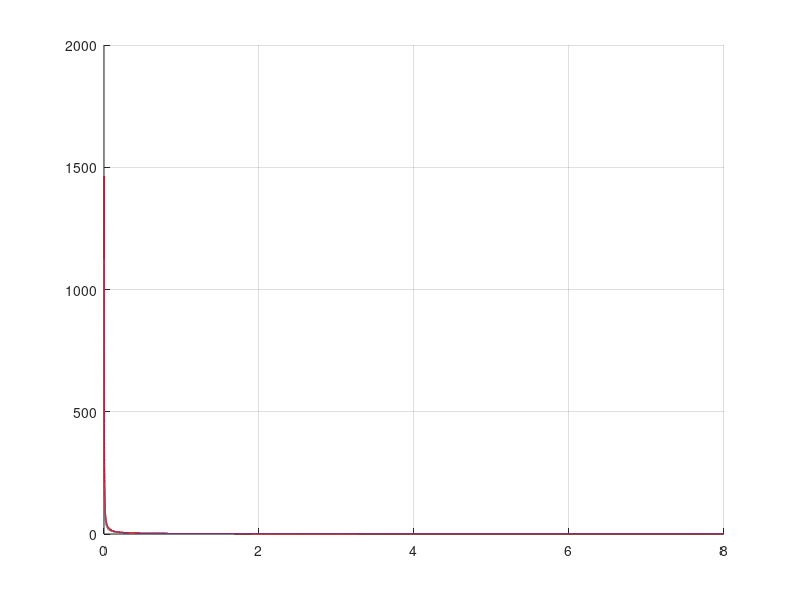

MATLAB code for this plot: (Note: this script raises an error after producing the figure.)
% Assumed
CLmax = 1.0;
CL_TO = CLmax * 0.8;
e = 0.7;
AR = 3.6;
CD0 = 0.12;


% Speeds (ft/s)
Vinf   = 27.5 * 3.28084    % 0.3048
Vstall = Vinf * (2/3)      % 2/3  
V_TO   = 1.2 * Vstall   


% Distance
Sg = 150;       


% Rolling friction coefficient
mu = 0.02;
CD_TO = 0.2;


% ROC
d1 = 500 - (Vinf * 1);
t1 = d1 / V_TO;
ROC = 100 / t1;
% ROC_fpm = 500;           % ft/min
% ROC = ROC_fpm * 0.00508; % 2.54 m/s


% Load factor
n = 2;


% Constants
g = 32.1740;                    % ft/s^2
rho = 0.0023062065;             % slugs/ft^3
MTOW = 6.2;

% Induced drag factor
K = 1 / (pi * e * AR);


% Dynamic pressure
q_cruise = 0.5 * rho * Vinf^2;
q_to     = 0.5 * rho * V_TO^2;

%Thrust
CDi = 0.35^2 * K;
T = 0.5 * 1.198 * 27.5^2 * 0.2322576 * (CD0 + CDi) * 1.25

% W/S sweep (N/m^2)
WS = linspace(0.001, 8, 50000);


% Stall constraint 
WS_stall = 0.5 * rho * Vstall^2 * CLmax;
Sreal = MTOW / 3.5
b = 3;
ARreal = b^2 / Sreal
AR2 = 5;
Sreal2 = 1/(ARreal/(b^2))

% Takeoff constraint
TW_takeoff = (V_TO^2) / (2*g*Sg) ...
         + (q_to * CD_TO) ./ WS ...
         + mu * (1 - (q_to * CL_TO) ./ WS);


% Cruise constraint
TW_cruise = (q_cruise * CD0) ./ WS ...
        + WS ./ (q_cruise * pi * e * AR);


% ROC constraint
TW_ROC = ROC / Vinf ...
     + (q_cruise * CD0) ./ WS ...
     + K * WS ./ q_cruise;


% Maximum load factor
TW_turn = q_cruise * ((CD0./WS) + (K .* ( (n.^2 ./ q_cruise.^2) ) .* WS));


% Plot
color_pass  = [0, 0, 0] / 255;   
color_laps  = [172, 43, 55] / 255;   
color_cargo = [169, 176, 183] / 255; 
color_EF    = [195, 17, 47] / 255;

figure; hold on; grid on;
plot(WS, TW_takeoff, 'Color', color_pass, 'LineWidth', 1, 'DisplayName','Takeoff');
plot(WS, 1.3*TW_cruise, 'Color', color_laps, 'MarkerEdgeColor', color_laps, 'LineWidth', 1, 'DisplayName','Cruise');
plot(WS, TW_ROC, 'Color', color_cargo, 'LineWidth', 1, 'DisplayName','ROC');
plot(WS, 1.3*TW_turn, 'Color', color_EF, 'LineWidth', 1, 'DisplayName','Turn constraint');
xline(WS_stall, '--', 'Color', color_pass, 'DisplayName','Stall Constraint', 'LineWidth',2);
xlabel('W/S (lb/ft^2)');
ylabel('T/W');
title('Constraint Diagram with Design Point');
legend('Takeoff', 'Cruise', 'ROC', 'Turn', 'Stall')
ylim([0 3.5]);
xlim([0 8]);

% add historical planes
tw_mich = 0.94;
ws_mich = 3.57;
tw_next = 0.726;
ws_next = 3.58;
plot(ws_mich, tw_mich, 'gp', 'MarkerSize',6,'MarkerFaceColor', 'g', 'MarkerEdgeColor', 'g', 'DisplayName','Michigan (2020)');
%text(ws_mich-0.5, tw_mich + 0.1, 'Michigan (2021)', 'FontSize',6);
plot(ws_next, tw_next, 'p', 'MarkerSize',6,'MarkerFaceColor', color_laps, 'MarkerEdgeColor', color_laps, 'DisplayName','Dayananda (2020)');
%text(ws_next-0.5, tw_next + 0.1, 'Dayananda (2021)', 'FontSize',6);
plot(3.16, 1.425, 'gp', 'MarkerSize',6,'MarkerFaceColor', 'g', 'MarkerEdgeColor', 'g', 'DisplayName','VT (2024)');
%%text(3.16, 1.425 + 0.1, 'VT (2024)', 'FontSize',6);
plot(2.603, 2.108590554, 'gp', 'MarkerSize',6,'MarkerFaceColor', 'g', 'MarkerEdgeColor', 'g', 'DisplayName','LV (2020)');
%text(2.603+0.1, 2.108590554 + 0.1, 'LV (2020)', 'FontSize',6);
plot(0.98,1.529411765, 'p', 'MarkerSize',6,'MarkerFaceColor', color_laps, 'MarkerEdgeColor', color_laps, 'DisplayName','GIT (2020)');
%text(0.98-0.5, 1.529411765 + 0.1, 'GIT (2020)', 'FontSize',6);
plot(1.38,0.641, 'p', 'MarkerSize',6,'MarkerFaceColor', color_laps, 'MarkerEdgeColor', color_laps, 'DisplayName','USC (2020)');
%text(1.38-0.5, 0.641 + 0.1, 'USC (2020)', 'FontSize',6);
plot(5.143,0.4, 'p', 'MarkerSize',6,'MarkerFaceColor', color_laps, 'MarkerEdgeColor', color_laps, 'DisplayName','UNSW (2025)');
%text(5.143-0.5,0.4 + 0.1, 'UNSW (2025)', 'FontSize',6);
plot(1.733,2.113, 'gp', 'MarkerSize',6,'MarkerFaceColor', 'g', 'MarkerEdgeColor', 'g', 'DisplayName','USC (2024)');
%%text(1.733,2.113 + 0.1, 'USC (2024)', 'FontSize',6);
plot(1.487,1.6, 'gp', 'MarkerSize',6,'MarkerFaceColor', 'g', 'MarkerEdgeColor', 'g', 'DisplayName','WU St Louis (2022)');
%%text(1.487,1.6 + 0.1, 'WU St Louis (2022)', 'FontSize',6);
plot(0.953,0.889, 'p', 'MarkerSize',6,'MarkerFaceColor', color_laps, 'MarkerEdgeColor', color_laps, 'DisplayName','In Thrust We Trust (2018)');
%text(0.953-0.5,0.889 + 0.1, 'In Thrust We Trust (2018)', 'FontSize',6);
plot(0.965,0.829, 'p', 'MarkerSize',6,'MarkerFaceColor', color_laps, 'MarkerEdgeColor', color_laps, 'DisplayName','Sequoia (2025)');
%text(0.965-0.5,0.829 + 0.1, 'Sequoia (2025)', 'FontSize',6);
plot(0.846,0.912, 'p', 'MarkerSize',6,'MarkerFaceColor', color_laps, 'MarkerEdgeColor', color_laps, 'DisplayName','Tri Spectra (2018)');
%text(0.846-0.5,0.912 + 0.1, 'Tri Spectra (2018)', 'Fontsize',6);
plot(3.722,0.481, 'p', 'MarkerSize',6,'MarkerFaceColor', color_laps, 'MarkerEdgeColor', color_laps, 'DisplayName','El Agave (2019)');
%text(3.722-0.5,0.481 + 0.1, 'El Agave (2019)', 'FontSize',6);
plot(0.338,0.686, 'p', 'MarkerSize',6,'MarkerFaceColor', color_laps, 'MarkerEdgeColor', color_laps, 'DisplayName','Freddy (2022)');
%text(0.338-0.5,0.686 + 0.1, 'Freddy (2022)', 'FontSize',6);
plot(0.5072,0.599, 'p', 'MarkerSize',6,'MarkerFaceColor', color_laps, 'MarkerEdgeColor', color_laps, 'DisplayName','REVADA (2022)');
%text(0.5072-0.5,0.599 + 0.1, 'Revada (2022)', 'FontSize',6);
plot(1.167,0.699, 'p', 'MarkerSize',6,'MarkerFaceColor', color_laps, 'MarkerEdgeColor', color_laps, 'DisplayName','Robot Chicken (2024)');
%text(1.167-0.5,0.699 + 0.1, 'Robot Chicken (2024)', 'FontSize',6);
%plot(1.032,0.963, 'p', 'MarkerSize',6,'MarkerFaceColor', color_laps, 'MarkerEdgeColor', color_laps, 'DisplayName','AEMS STOL (2024)');
%text(1.032-0.5,0.963 + 0.1, 'AEMS STOL (2024)', 'FontSize',6);
%plot(1.016,1.508, 'gp', 'MarkerSize',6,'MarkerFaceColor', 'g', 'MarkerEdgeColor', 'g', 'DisplayName','AeroLink STOL (2024)');
%text(1.016+0.1,1.508 - 0.05, 'AeroLink STOL (2024)', 'FontSize',6);
%plot(0.945,1.3, 'gp', 'MarkerSize',6,'MarkerFaceColor', 'g', 'MarkerEdgeColor', 'g', 'DisplayName','Deuces STOL (2024)');
%text(0.945+0.2,1.3 -0.05, 'Deuces STOL (2024)', 'FontSize',6);
%plot(1,0.865, 'p', 'MarkerSize',6,'Color',, color_laps, 'DisplayName','Starfleet (2024)');
%text(1-0.5,0.865 + 0.1, 'Starfleet STOL (2024)', 'FontSize',6);
%plot(0.465,0.523, 'p', 'MarkerSize',6,'Color',, color_laps, 'DisplayName','Sky-King');
%text(0.465-0.5,0.523 + 0.1, 'Sky-King', 'FontSize',6);
%plot(1.615,0.45, 'p', 'MarkerSize',6,'Color',, color_laps, 'DisplayName','Marlin Arrow');
%text(1.615-0.5,0.45 + 0.1, 'Marlin Arrow', 'FontSize',6);
%plot(0.251,0.819, 'p', 'MarkerSize',6,'Color',, color_laps, 'DisplayName','Hobby Zone');
%text(0.251-0.5,0.819 + 0.1, 'Hobby Zone', 'FontSize',6);
%plot(0.308,0.313, 'p', 'MarkerSize',6,'Color',, color_laps, 'DisplayName','WL F-949');
%text(0.308-0.5,0.313 + 0.1, 'WL F-949', 'FontSize',6);
%plot(0.5,0.367, 'p', 'MarkerSize',6,'Color',, color_laps, 'DisplayName','XK A-800');
%text(0.5-0.5,0.367 + 0.1, 'XK A-800', 'FontSize',6);
plot(3.9,0.845, 'p', 'MarkerSize',6,'MarkerFaceColor', color_laps, 'MarkerEdgeColor', color_laps, 'DisplayName','UCLA (2025)');
%text(3.9-0.5,0.845 + 0.1, 'UCLA (2025)', 'FontSize',6);
plot(3.5, 1, 'kp', 'MarkerSize',12,'MarkerFaceColor','y', 'DisplayName','UCLA (2025)');
text(4.25, 1, 'Design Point', 'FontSize',10, 'FontWeight','bold');
legend('Takeoff', 'Cruise', 'ROC', 'Turn', 'Stall');


%plot(182.6609,1.2465, 'y*', 'MarkerSize',10,'Color',, color_laps, 'HandleVisibility','off');
% saveas(gcf, fullfile('C:\Users\gmbol\OneDrive\School Work\MQP', 'Constraint Diagram Design Pt.png'));

% Sensitivity 1

figure; hold on; grid on;

% Baseline plots
plot(WS, TW_takeoff, 'b-', 'LineWidth', 1.5, 'DisplayName','Takeoff');
plot(WS, 1.3*TW_cruise,  'm-', 'LineWidth', 1.5, 'DisplayName','Cruise');
plot(WS, 1.3*TW_ROC,     'g-', 'LineWidth', 1.5, 'DisplayName','ROC');
plot(WS, 1.3*TW_turn,    'c-', 'LineWidth', 1.5, 'DisplayName','Turn');
xline(WS_stall, '--r', 'LineWidth',1.5, 'DisplayName','Stall');

% Sensitivity variables
CLmax_vals = [0.8*CLmax, 1.2*CLmax];
Sg_vals    = [0.8*Sg,    1.2*Sg];
zeta_vals  = [0.8, 1.2];
ROC_vals   = [0.8*ROC,   1.2*ROC];
n_vals     = [0.8*n,     1.2*n];

% --- Stall (CLmax variation) ---
for CLm = CLmax_vals
    WS_stall_sens = 0.5 * rho * Vstall^2 * CLm;
    xline(WS_stall_sens, 'r--', 'HandleVisibility','off');
end

% --- Takeoff (Sg variation) ---
for Sg_ = Sg_vals
    %WS = 182.6609 N/M^2;
    TW_takeoff_sens = (V_TO^2) / (2*g*Sg_) ...
         + (q_to * CD_TO) ./ WS ...
         + mu * (1 - (q_to * CL_TO) ./ WS);
    plot(WS, TW_takeoff_sens, 'b--', 'HandleVisibility','off');
end

% --- Cruise (ζ variation) ---
for zeta = zeta_vals
    TW_cruise_sens = (q_cruise * CD0) ./ WS ...
        + zeta * WS ./ (q_cruise * pi * e * AR);
    plot(WS, 1.3*TW_cruise_sens, 'm--', 'HandleVisibility','off');
end

% --- ROC (ROC variation) ---
for ROC_ = ROC_vals
    TW_ROC_sens = ROC_ / Vinf ...
     + (q_cruise * CD0) ./ WS ...
     + K * WS ./ q_cruise;
    plot(WS, 1.3*TW_ROC_sens, 'g--', 'HandleVisibility','off');
end

% --- Turn (n variation) ---
for n_ = n_vals
    TW_turn_sens = (q_cruise * CD0) ./ WS ...
                  + K * n_^2 .* WS ./ q_cruise;
    plot(WS, 1.3*TW_turn_sens, 'c--', 'HandleVisibility','off');
end

xlabel('W/S (lb/ft^2)');
ylabel('T/W');
title('Constraint Diagram with Sensitivity (20%)');
ylim([0 3.5]);
xlim([0 8]);

% add historical planes
tw_mich = 0.94;
ws_mich = 3.57;
tw_next = 0.726;
ws_next = 3.58;
plot(ws_mich, tw_mich, 'gp', 'MarkerSize',6,'MarkerFaceColor', 'g', 'MarkerEdgeColor', 'g', 'DisplayName','Michigan (2020)');
%text(ws_mich-0.5, tw_mich + 0.1, 'Michigan (2021)', 'FontSize',6);
plot(ws_next, tw_next, 'p', 'MarkerSize',6,'MarkerFaceColor', color_laps, 'MarkerEdgeColor', color_laps, 'DisplayName','Dayananda (2020)');
%text(ws_next-0.5, tw_next + 0.1, 'Dayananda (2021)', 'FontSize',6);
plot(3.16, 1.425, 'gp', 'MarkerSize',6,'MarkerFaceColor', 'g', 'MarkerEdgeColor', 'g', 'DisplayName','VT (2024)');
%%text(3.16, 1.425 + 0.1, 'VT (2024)', 'FontSize',6);
plot(2.603, 2.108590554, 'gp', 'MarkerSize',6,'MarkerFaceColor', 'g', 'MarkerEdgeColor', 'g', 'DisplayName','LV (2020)');
%text(2.603+0.1, 2.108590554 + 0.1, 'LV (2020)', 'FontSize',6);
plot(0.98,1.529411765, 'p', 'MarkerSize',6,'MarkerFaceColor', color_laps, 'MarkerEdgeColor', color_laps, 'DisplayName','GIT (2020)');
%text(0.98-0.5, 1.529411765 + 0.1, 'GIT (2020)', 'FontSize',6);
plot(1.38,0.641, 'p', 'MarkerSize',6,'MarkerFaceColor', color_laps, 'MarkerEdgeColor', color_laps, 'DisplayName','USC (2020)');
%text(1.38-0.5, 0.641 + 0.1, 'USC (2020)', 'FontSize',6);
plot(5.143,0.4, 'p', 'MarkerSize',6,'MarkerFaceColor', color_laps, 'MarkerEdgeColor', color_laps, 'DisplayName','UNSW (2025)');
%text(5.143-0.5,0.4 + 0.1, 'UNSW (2025)', 'FontSize',6);
plot(1.733,2.113, 'gp', 'MarkerSize',6,'MarkerFaceColor', 'g', 'MarkerEdgeColor', 'g', 'DisplayName','USC (2024)');
%%text(1.733,2.113 + 0.1, 'USC (2024)', 'FontSize',6);
plot(1.487,1.6, 'gp', 'MarkerSize',6,'MarkerFaceColor', 'g', 'MarkerEdgeColor', 'g', 'DisplayName','WU St Louis (2022)');
%%text(1.487,1.6 + 0.1, 'WU St Louis (2022)', 'FontSize',6);
plot(0.953,0.889, 'p', 'MarkerSize',6,'MarkerFaceColor', color_laps, 'MarkerEdgeColor', color_laps, 'DisplayName','In Thrust We Trust (2018)');
%text(0.953-0.5,0.889 + 0.1, 'In Thrust We Trust (2018)', 'FontSize',6);
plot(0.965,0.829, 'p', 'MarkerSize',6,'MarkerFaceColor', color_laps, 'MarkerEdgeColor', color_laps, 'DisplayName','Sequoia (2025)');
%text(0.965-0.5,0.829 + 0.1, 'Sequoia (2025)', 'FontSize',6);
plot(0.846,0.912, 'p', 'MarkerSize',6,'MarkerFaceColor', color_laps, 'MarkerEdgeColor', color_laps, 'DisplayName','Tri Spectra (2018)');
%text(0.846-0.5,0.912 + 0.1, 'Tri Spectra (2018)', 'Fontsize',6);
plot(3.722,0.481, 'p', 'MarkerSize',6,'MarkerFaceColor', color_laps, 'MarkerEdgeColor', color_laps, 'DisplayName','El Agave (2019)');
%text(3.722-0.5,0.481 + 0.1, 'El Agave (2019)', 'FontSize',6);
plot(0.338,0.686, 'p', 'MarkerSize',6,'MarkerFaceColor', color_laps, 'MarkerEdgeColor', color_laps, 'DisplayName','Freddy (2022)');
%text(0.338-0.5,0.686 + 0.1, 'Freddy (2022)', 'FontSize',6);
plot(0.5072,0.599, 'p', 'MarkerSize',6,'MarkerFaceColor', color_laps, 'MarkerEdgeColor', color_laps, 'DisplayName','REVADA (2022)');
%text(0.5072-0.5,0.599 + 0.1, 'Revada (2022)', 'FontSize',6);
plot(1.167,0.699, 'p', 'MarkerSize',6,'MarkerFaceColor', color_laps, 'MarkerEdgeColor', color_laps, 'DisplayName','Robot Chicken (2024)');
%text(1.167-0.5,0.699 + 0.1, 'Robot Chicken (2024)', 'FontSize',6);
%plot(1.032,0.963, 'p', 'MarkerSize',6,'MarkerFaceColor', color_laps, 'MarkerEdgeColor', color_laps, 'DisplayName','AEMS STOL (2024)');
%text(1.032-0.5,0.963 + 0.1, 'AEMS STOL (2024)', 'FontSize',6);
%plot(1.016,1.508, 'gp', 'MarkerSize',6,'MarkerFaceColor', 'g', 'MarkerEdgeColor', 'g', 'DisplayName','AeroLink STOL (2024)');
%text(1.016+0.1,1.508 - 0.05, 'AeroLink STOL (2024)', 'FontSize',6);
%plot(0.945,1.3, 'gp', 'MarkerSize',6,'MarkerFaceColor', 'g', 'MarkerEdgeColor', 'g', 'DisplayName','Deuces STOL (2024)');
%text(0.945+0.2,1.3 -0.05, 'Deuces STOL (2024)', 'FontSize',6);
%plot(1,0.865, 'p', 'MarkerSize',6,'Color',, color_laps, 'DisplayName','Starfleet (2024)');
%text(1-0.5,0.865 + 0.1, 'Starfleet STOL (2024)', 'FontSize',6);
%plot(0.465,0.523, 'p', 'MarkerSize',6,'Color',, color_laps, 'DisplayName','Sky-King');
%text(0.465-0.5,0.523 + 0.1, 'Sky-King', 'FontSize',6);
%plot(1.615,0.45, 'p', 'MarkerSize',6,'Color',, color_laps, 'DisplayName','Marlin Arrow');
%text(1.615-0.5,0.45 + 0.1, 'Marlin Arrow', 'FontSize',6);
%plot(0.251,0.819, 'p', 'MarkerSize',6,'Color',, color_laps, 'DisplayName','Hobby Zone');
%text(0.251-0.5,0.819 + 0.1, 'Hobby Zone', 'FontSize',6);
%plot(0.308,0.313, 'p', 'MarkerSize',6,'Color',, color_laps, 'DisplayName','WL F-949');
%text(0.308-0.5,0.313 + 0.1, 'WL F-949', 'FontSize',6);
%plot(0.5,0.367, 'p', 'MarkerSize',6,'Color',, color_laps, 'DisplayName','XK A-800');
%text(0.5-0.5,0.367 + 0.1, 'XK A-800', 'FontSize',6);
plot(3.9,0.845, 'p', 'MarkerSize',6,'MarkerFaceColor', color_laps, 'MarkerEdgeColor', color_laps, 'DisplayName','UCLA (2025)');
%text(3.9-0.5,0.845 + 0.1, 'UCLA (2025)', 'FontSize',6);
plot(4, 1, 'kp', 'MarkerSize',12,'Color','y', 'DisplayName','UCLA (2025)');
text(4.25, 1, 'Design Point', 'FontSize',10, 'FontWeight','bold');
legend('Takeoff', 'Cruise', 'ROC', 'Turn', 'Stall');



%plot(182.6609,1.2465, 'y*', 'MarkerSize',10,'Color',, color_laps, 'HandleVisibility','off');
%saveas(gcf, fullfile('C:\Users\gmbol\OneDrive\School Work\MQP', 'Constraint Diagram First Sensitivity.png'));

%% ---- Updated Helper function for constraints ----
compute_constraints = @(Vstall_val, CD0_val) deal( ...
    0.5 * rho * Vstall_val^2 * CLmax, ...                           % WS_stall
    ( (1.2*Vstall_val)^2 )/(2*g*Sg) + (q_to*CD_TO)./WS + mu*(1 - (q_to*CL_TO)./WS), ... % Takeoff (V_TO = 1.2*Vstall)
    (0.5*rho*(1.5*Vstall_val)^2*CD0_val)./WS + WS./(0.5*rho*(1.5*Vstall_val)^2*pi*e*AR), ... % Cruise (Vcruise = 1.5*Vstall)
    ROC/(1.5*Vstall_val) + (0.5*rho*(1.5*Vstall_val)^2*CD0_val)./WS + K*WS./(0.5*rho*(1.5*Vstall_val)^2), ... % ROC
    (0.5*rho*(1.5*Vstall_val)^2*CD0_val)./WS + K*n^2.*WS./(0.5*rho*(1.5*Vstall_val)^2) );   % Turn

%% ---- Baseline constraints ----
[WS_stall, TW_takeoff, TW_cruise, TW_ROC, TW_turn] = compute_constraints(Vstall, CD0);

%% ---- Sensitivity (20%) ----
Vstall_low  = 0.8 * Vstall;
Vstall_high = 1.2 * Vstall;
CD0_low     = 0.8 * CD0;
CD0_high    = 1.2 * CD0;

[WS_stall_low,  TO_low,  CR_low,  ROC_low,  TURN_low]  = compute_constraints(Vstall_low,  CD0);
[WS_stall_high, TO_high, CR_high, ROC_high, TURN_high] = compute_constraints(Vstall_high, CD0);
[~,             TO_CDlow,  CR_CDlow,  ROC_CDlow,  TURN_CDlow]  = compute_constraints(Vstall, CD0_low);
[~,             TO_CDhigh, CR_CDhigh, ROC_CDhigh, TURN_CDhigh] = compute_constraints(Vstall, CD0_high);

%% ---- Plot 1: Baseline + Vstall sensitivity ----
figure; hold on; grid on;

% Baseline
plot(WS, TW_takeoff, 'b-', 'LineWidth', 1.5, 'DisplayName','Takeoff (baseline)');
plot(WS, 1.3*TW_cruise,  'm-', 'LineWidth', 1.5, 'DisplayName','Cruise (baseline)');
plot(WS, 1.3*TW_ROC,     'g-', 'LineWidth', 1.5, 'DisplayName','ROC (baseline)');
plot(WS, 1.3*TW_turn,    'c-', 'LineWidth', 1.5, 'DisplayName','Turn (baseline)');
xline(WS_stall, 'r--', 'LineWidth', 1.5, 'DisplayName','Stall (baseline)');

% Vstall sensitivity
plot(WS, TO_low,  'b--', 'DisplayName','Takeoff (Vstall -20%)');
plot(WS, TO_high, 'b--', 'HandleVisibility','off');
plot(WS, 1.3*CR_low,  'm--', 'DisplayName','Cruise (Vstall -20%)');
plot(WS, 1.3*CR_high, 'm--', 'HandleVisibility','off');
plot(WS, 1.3*ROC_low, 'g--', 'DisplayName','ROC (Vstall -20%)');
plot(WS, 1.3*ROC_high,'g--', 'HandleVisibility','off');
plot(WS, 1.3*TURN_low,'c--', 'DisplayName','Turn (Vstall -20%)');
plot(WS, 1.3*TURN_high,'c--','HandleVisibility','off');
xline(WS_stall_low,  'r--', 'DisplayName','Stall (Vstall -20%)');
xline(WS_stall_high, 'r--', 'HandleVisibility','off');

% add historical planes
tw_mich = 0.94;
ws_mich = 3.57;
tw_next = 0.726;
ws_next = 3.58;
plot(ws_mich, tw_mich, 'gp', 'MarkerSize',6,'MarkerFaceColor', 'g', 'MarkerEdgeColor', 'g', 'DisplayName','Michigan (2020)');
%text(ws_mich-0.5, tw_mich + 0.1, 'Michigan (2021)', 'FontSize',6);
plot(ws_next, tw_next, 'p', 'MarkerSize',6,'MarkerFaceColor', color_laps, 'MarkerEdgeColor', color_laps, 'DisplayName','Dayananda (2020)');
%text(ws_next-0.5, tw_next + 0.1, 'Dayananda (2021)', 'FontSize',6);
plot(3.16, 1.425, 'gp', 'MarkerSize',6,'MarkerFaceColor', 'g', 'MarkerEdgeColor', 'g', 'DisplayName','VT (2024)');
%%text(3.16, 1.425 + 0.1, 'VT (2024)', 'FontSize',6);
plot(2.603, 2.108590554, 'gp', 'MarkerSize',6,'MarkerFaceColor', 'g', 'MarkerEdgeColor', 'g', 'DisplayName','LV (2020)');
%text(2.603+0.1, 2.108590554 + 0.1, 'LV (2020)', 'FontSize',6);
plot(0.98,1.529411765, 'p', 'MarkerSize',6,'MarkerFaceColor', color_laps, 'MarkerEdgeColor', color_laps, 'DisplayName','GIT (2020)');
%text(0.98-0.5, 1.529411765 + 0.1, 'GIT (2020)', 'FontSize',6);
plot(1.38,0.641, 'p', 'MarkerSize',6,'MarkerFaceColor', color_laps, 'MarkerEdgeColor', color_laps, 'DisplayName','USC (2020)');
%text(1.38-0.5, 0.641 + 0.1, 'USC (2020)', 'FontSize',6);
plot(5.143,0.4, 'p', 'MarkerSize',6,'MarkerFaceColor', color_laps, 'MarkerEdgeColor', color_laps, 'DisplayName','UNSW (2025)');
%text(5.143-0.5,0.4 + 0.1, 'UNSW (2025)', 'FontSize',6);
plot(1.733,2.113, 'gp', 'MarkerSize',6,'MarkerFaceColor', 'g', 'MarkerEdgeColor', 'g', 'DisplayName','USC (2024)');
%%text(1.733,2.113 + 0.1, 'USC (2024)', 'FontSize',6);
plot(1.487,1.6, 'gp', 'MarkerSize',6,'MarkerFaceColor', 'g', 'MarkerEdgeColor', 'g', 'DisplayName','WU St Louis (2022)');
%%text(1.487,1.6 + 0.1, 'WU St Louis (2022)', 'FontSize',6);
plot(0.953,0.889, 'p', 'MarkerSize',6,'MarkerFaceColor', color_laps, 'MarkerEdgeColor', color_laps, 'DisplayName','In Thrust We Trust (2018)');
%text(0.953-0.5,0.889 + 0.1, 'In Thrust We Trust (2018)', 'FontSize',6);
plot(0.965,0.829, 'p', 'MarkerSize',6,'MarkerFaceColor', color_laps, 'MarkerEdgeColor', color_laps, 'DisplayName','Sequoia (2025)');
%text(0.965-0.5,0.829 + 0.1, 'Sequoia (2025)', 'FontSize',6);
plot(0.846,0.912, 'p', 'MarkerSize',6,'MarkerFaceColor', color_laps, 'MarkerEdgeColor', color_laps, 'DisplayName','Tri Spectra (2018)');
%text(0.846-0.5,0.912 + 0.1, 'Tri Spectra (2018)', 'Fontsize',6);
plot(3.722,0.481, 'p', 'MarkerSize',6,'MarkerFaceColor', color_laps, 'MarkerEdgeColor', color_laps, 'DisplayName','El Agave (2019)');
%text(3.722-0.5,0.481 + 0.1, 'El Agave (2019)', 'FontSize',6);
plot(0.338,0.686, 'p', 'MarkerSize',6,'MarkerFaceColor', color_laps, 'MarkerEdgeColor', color_laps, 'DisplayName','Freddy (2022)');
%text(0.338-0.5,0.686 + 0.1, 'Freddy (2022)', 'FontSize',6);
plot(0.5072,0.599, 'p', 'MarkerSize',6,'MarkerFaceColor', color_laps, 'MarkerEdgeColor', color_laps, 'DisplayName','REVADA (2022)');
%text(0.5072-0.5,0.599 + 0.1, 'Revada (2022)', 'FontSize',6);
plot(1.167,0.699, 'p', 'MarkerSize',6,'MarkerFaceColor', color_laps, 'MarkerEdgeColor', color_laps, 'DisplayName','Robot Chicken (2024)');
%text(1.167-0.5,0.699 + 0.1, 'Robot Chicken (2024)', 'FontSize',6);
%plot(1.032,0.963, 'p', 'MarkerSize',6,'MarkerFaceColor', color_laps, 'MarkerEdgeColor', color_laps, 'DisplayName','AEMS STOL (2024)');
%text(1.032-0.5,0.963 + 0.1, 'AEMS STOL (2024)', 'FontSize',6);
%plot(1.016,1.508, 'gp', 'MarkerSize',6,'MarkerFaceColor', 'g', 'MarkerEdgeColor', 'g', 'DisplayName','AeroLink STOL (2024)');
%text(1.016+0.1,1.508 - 0.05, 'AeroLink STOL (2024)', 'FontSize',6);
%plot(0.945,1.3, 'gp', 'MarkerSize',6,'MarkerFaceColor', 'g', 'MarkerEdgeColor', 'g', 'DisplayName','Deuces STOL (2024)');
%text(0.945+0.2,1.3 -0.05, 'Deuces STOL (2024)', 'FontSize',6);
%plot(1,0.865, 'p', 'MarkerSize',6,'Color',, color_laps, 'DisplayName','Starfleet (2024)');
%text(1-0.5,0.865 + 0.1, 'Starfleet STOL (2024)', 'FontSize',6);
%plot(0.465,0.523, 'p', 'MarkerSize',6,'Color',, color_laps, 'DisplayName','Sky-King');
%text(0.465-0.5,0.523 + 0.1, 'Sky-King', 'FontSize',6);
%plot(1.615,0.45, 'p', 'MarkerSize',6,'Color',, color_laps, 'DisplayName','Marlin Arrow');
%text(1.615-0.5,0.45 + 0.1, 'Marlin Arrow', 'FontSize',6);
%plot(0.251,0.819, 'p', 'MarkerSize',6,'Color',, color_laps, 'DisplayName','Hobby Zone');
%text(0.251-0.5,0.819 + 0.1, 'Hobby Zone', 'FontSize',6);
%plot(0.308,0.313, 'p', 'MarkerSize',6,'Color',, color_laps, 'DisplayName','WL F-949');
%text(0.308-0.5,0.313 + 0.1, 'WL F-949', 'FontSize',6);
%plot(0.5,0.367, 'p', 'MarkerSize',6,'Color',, color_laps, 'DisplayName','XK A-800');
%text(0.5-0.5,0.367 + 0.1, 'XK A-800', 'FontSize',6);
plot(3.9,0.845, 'p', 'MarkerSize',6,'MarkerFaceColor', color_laps, 'MarkerEdgeColor', color_laps, 'DisplayName','UCLA (2025)');
%text(3.9-0.5,0.845 + 0.1, 'UCLA (2025)', 'FontSize',6);
plot(4, 1, 'kp', 'MarkerSize',12,'Color','y', 'DisplayName','UCLA (2025)');
text(4.25, 1, 'Design Point', 'FontSize',10, 'FontWeight','bold');
legend('Takeoff', 'Cruise', 'ROC', 'Turn', 'Stall');


xlabel('W/S (lb/ft^2)');
ylabel('T/W');
title('Constraint Diagram – V_{stall} Sensitivity (±20%)');
legend('Location','northeast');
ylim([0 3.5]); xlim([0 8]);
%saveas(gcf, fullfile('C:\Users\gmbol\OneDrive\School Work\MQP', 'Constraint Diagram Vstall Sensitivity.png'));


%% ---- Plot 2: Baseline + CD0 sensitivity ----
figure; hold on; grid on;

% Baseline
plot(WS, TW_takeoff, 'b-', 'LineWidth', 1.5, 'DisplayName','Takeoff (baseline)');
plot(WS, 1.3*TW_cruise,  'm-', 'LineWidth', 1.5, 'DisplayName','Cruise (baseline)');
plot(WS, 1.3*TW_ROC,     'g-', 'LineWidth', 1.5, 'DisplayName','ROC (baseline)');
plot(WS, 1.3*TW_turn,    'c-', 'LineWidth', 1.5, 'DisplayName','Turn (baseline)');
xline(WS_stall, 'r--', 'LineWidth', 1.5, 'DisplayName','Stall (baseline)');

% CD0 sensitivity
plot(WS, TO_CDlow,  'b:', 'DisplayName','Takeoff (CD0 -20%)');
plot(WS, TO_CDhigh, 'b:', 'HandleVisibility','off');
plot(WS, 1.3*CR_CDlow,  'm:', 'DisplayName','Cruise (CD0 -20%)');
plot(WS, 1.3*CR_CDhigh, 'm:', 'HandleVisibility','off');
plot(WS, 1.3*ROC_CDlow, 'g:', 'DisplayName','ROC (CD0 -20%)');
plot(WS, 1.3*ROC_CDhigh,'g:', 'HandleVisibility','off');
plot(WS, 1.3*TURN_CDlow,'c:', 'DisplayName','Turn (CD0 -20%)');
plot(WS, 1.3*TURN_CDhigh,'c:','HandleVisibility','off');

% add historical planes
tw_mich = 0.94;
ws_mich = 3.57;
tw_next = 0.726;
ws_next = 3.58;
plot(ws_mich, tw_mich, 'gp', 'MarkerSize',6,'MarkerFaceColor', 'g', 'MarkerEdgeColor', 'g', 'DisplayName','Michigan (2020)');
%text(ws_mich-0.5, tw_mich + 0.1, 'Michigan (2021)', 'FontSize',6);
plot(ws_next, tw_next, 'p', 'MarkerSize',6,'MarkerFaceColor', color_laps, 'MarkerEdgeColor', color_laps, 'DisplayName','Dayananda (2020)');
%text(ws_next-0.5, tw_next + 0.1, 'Dayananda (2021)', 'FontSize',6);
plot(3.16, 1.425, 'gp', 'MarkerSize',6,'MarkerFaceColor', 'g', 'MarkerEdgeColor', 'g', 'DisplayName','VT (2024)');
%%text(3.16, 1.425 + 0.1, 'VT (2024)', 'FontSize',6);
plot(2.603, 2.108590554, 'gp', 'MarkerSize',6,'MarkerFaceColor', 'g', 'MarkerEdgeColor', 'g', 'DisplayName','LV (2020)');
%text(2.603+0.1, 2.108590554 + 0.1, 'LV (2020)', 'FontSize',6);
plot(0.98,1.529411765, 'p', 'MarkerSize',6,'MarkerFaceColor', color_laps, 'MarkerEdgeColor', color_laps, 'DisplayName','GIT (2020)');
%text(0.98-0.5, 1.529411765 + 0.1, 'GIT (2020)', 'FontSize',6);
plot(1.38,0.641, 'p', 'MarkerSize',6,'MarkerFaceColor', color_laps, 'MarkerEdgeColor', color_laps, 'DisplayName','USC (2020)');
%text(1.38-0.5, 0.641 + 0.1, 'USC (2020)', 'FontSize',6);
plot(5.143,0.4, 'p', 'MarkerSize',6,'MarkerFaceColor', color_laps, 'MarkerEdgeColor', color_laps, 'DisplayName','UNSW (2025)');
%text(5.143-0.5,0.4 + 0.1, 'UNSW (2025)', 'FontSize',6);
plot(1.733,2.113, 'gp', 'MarkerSize',6,'MarkerFaceColor', 'g', 'MarkerEdgeColor', 'g', 'DisplayName','USC (2024)');
%%text(1.733,2.113 + 0.1, 'USC (2024)', 'FontSize',6);
plot(1.487,1.6, 'gp', 'MarkerSize',6,'MarkerFaceColor', 'g', 'MarkerEdgeColor', 'g', 'DisplayName','WU St Louis (2022)');
%%text(1.487,1.6 + 0.1, 'WU St Louis (2022)', 'FontSize',6);
plot(0.953,0.889, 'p', 'MarkerSize',6,'MarkerFaceColor', color_laps, 'MarkerEdgeColor', color_laps, 'DisplayName','In Thrust We Trust (2018)');
%text(0.953-0.5,0.889 + 0.1, 'In Thrust We Trust (2018)', 'FontSize',6);
plot(0.965,0.829, 'p', 'MarkerSize',6,'MarkerFaceColor', color_laps, 'MarkerEdgeColor', color_laps, 'DisplayName','Sequoia (2025)');
%text(0.965-0.5,0.829 + 0.1, 'Sequoia (2025)', 'FontSize',6);
plot(0.846,0.912, 'p', 'MarkerSize',6,'MarkerFaceColor', color_laps, 'MarkerEdgeColor', color_laps, 'DisplayName','Tri Spectra (2018)');
%text(0.846-0.5,0.912 + 0.1, 'Tri Spectra (2018)', 'Fontsize',6);
plot(3.722,0.481, 'p', 'MarkerSize',6,'MarkerFaceColor', color_laps, 'MarkerEdgeColor', color_laps, 'DisplayName','El Agave (2019)');
%text(3.722-0.5,0.481 + 0.1, 'El Agave (2019)', 'FontSize',6);
plot(0.338,0.686, 'p', 'MarkerSize',6,'MarkerFaceColor', color_laps, 'MarkerEdgeColor', color_laps, 'DisplayName','Freddy (2022)');
%text(0.338-0.5,0.686 + 0.1, 'Freddy (2022)', 'FontSize',6);
plot(0.5072,0.599, 'p', 'MarkerSize',6,'MarkerFaceColor', color_laps, 'MarkerEdgeColor', color_laps, 'DisplayName','REVADA (2022)');
%text(0.5072-0.5,0.599 + 0.1, 'Revada (2022)', 'FontSize',6);
plot(1.167,0.699, 'p', 'MarkerSize',6,'MarkerFaceColor', color_laps, 'MarkerEdgeColor', color_laps, 'DisplayName','Robot Chicken (2024)');
%text(1.167-0.5,0.699 + 0.1, 'Robot Chicken (2024)', 'FontSize',6);
%plot(1.032,0.963, 'p', 'MarkerSize',6,'MarkerFaceColor', color_laps, 'MarkerEdgeColor', color_laps, 'DisplayName','AEMS STOL (2024)');
%text(1.032-0.5,0.963 + 0.1, 'AEMS STOL (2024)', 'FontSize',6);
%plot(1.016,1.508, 'gp', 'MarkerSize',6,'MarkerFaceColor', 'g', 'MarkerEdgeColor', 'g', 'DisplayName','AeroLink STOL (2024)');
%text(1.016+0.1,1.508 - 0.05, 'AeroLink STOL (2024)', 'FontSize',6);
%plot(0.945,1.3, 'gp', 'MarkerSize',6,'MarkerFaceColor', 'g', 'MarkerEdgeColor', 'g', 'DisplayName','Deuces STOL (2024)');
%text(0.945+0.2,1.3 -0.05, 'Deuces STOL (2024)', 'FontSize',6);
%plot(1,0.865, 'p', 'MarkerSize',6,'Color',, color_laps, 'DisplayName','Starfleet (2024)');
%text(1-0.5,0.865 + 0.1, 'Starfleet STOL (2024)', 'FontSize',6);
%plot(0.465,0.523, 'p', 'MarkerSize',6,'Color',, color_laps, 'DisplayName','Sky-King');
%text(0.465-0.5,0.523 + 0.1, 'Sky-King', 'FontSize',6);
%plot(1.615,0.45, 'p', 'MarkerSize',6,'Color',, color_laps, 'DisplayName','Marlin Arrow');
%text(1.615-0.5,0.45 + 0.1, 'Marlin Arrow', 'FontSize',6);
%plot(0.251,0.819, 'p', 'MarkerSize',6,'Color',, color_laps, 'DisplayName','Hobby Zone');
%text(0.251-0.5,0.819 + 0.1, 'Hobby Zone', 'FontSize',6);
%plot(0.308,0.313, 'p', 'MarkerSize',6,'Color',, color_laps, 'DisplayName','WL F-949');
%text(0.308-0.5,0.313 + 0.1, 'WL F-949', 'FontSize',6);
%plot(0.5,0.367, 'p', 'MarkerSize',6,'Color',, color_laps, 'DisplayName','XK A-800');
%text(0.5-0.5,0.367 + 0.1, 'XK A-800', 'FontSize',6);
plot(3.9,0.845, 'p', 'MarkerSize',6,'MarkerFaceColor', color_laps, 'MarkerEdgeColor', color_laps, 'DisplayName','UCLA (2025)');
%text(3.9-0.5,0.845 + 0.1, 'UCLA (2025)', 'FontSize',6);
plot(4, 1, 'kp', 'MarkerSize',12,'Color','y', 'DisplayName','UCLA (2025)');
text(4.25, 1, 'Design Point', 'FontSize',10, 'FontWeight','bold');
legend('Takeoff', 'Cruise', 'ROC', 'Turn', 'Stall');


xlabel('W/S (lb/ft^2)');
ylabel('T/W');
title('Constraint Diagram – C_{D0} Sensitivity (±20%)');
legend('Location','northeast');
ylim([0 3.5]); xlim([0 8]);
%saveas(gcf, fullfile('C:\Users\gmbol\OneDrive\School Work\MQP', 'Constraint Diagram CD0.png'));



